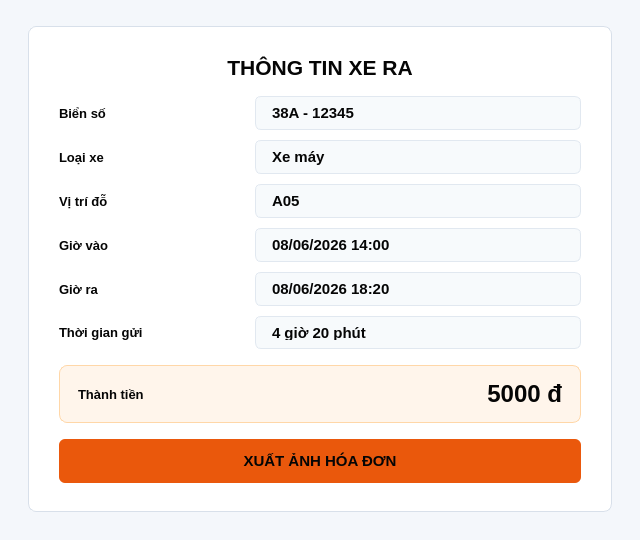
<?xml version="1.0" encoding="UTF-8"?>
<ui version="4.0">
 <class>Dialog</class>
 <widget class="QDialog" name="Dialog">
  <property name="geometry">
   <rect>
    <x>0</x>
    <y>0</y>
    <width>640</width>
    <height>540</height>
   </rect>
  </property>
  <property name="minimumSize">
   <size>
    <width>640</width>
    <height>540</height>
   </size>
  </property>
  <property name="windowTitle">
   <string>Thông tin xe ra</string>
  </property>
  <property name="styleSheet">
   <string notr="true">QDialog {
    background: #F4F7FB;
    color: #050505;
    font-family: Arial;
}
QFrame#card {
    background: #FFFFFF;
    border: 1px solid #D8E0EA;
    border-radius: 8px;
}
QLabel#label {
    color: #050505;
    font-size: 21px;
    font-weight: 700;
}
QLabel#label_1,
QLabel#label_2,
QLabel#label_3,
QLabel#label_4,
QLabel#label_5,
QLabel#label_6 {
    color: #050505;
    font-size: 13px;
    font-weight: 700;
}
QLabel#lbl_bien_so,
QLabel#lbl_loai_xe,
QLabel#lbl_vi_tri_do,
QLabel#lbl_gio_vao,
QLabel#lbl_gio_ra,
QLabel#lbl_thoi_gian_gui {
    color: #050505;
    font-size: 15px;
    font-weight: 600;
    padding: 8px 12px;
    background: #F7FAFC;
    border: 1px solid #E1E8F0;
    border-radius: 6px;
    min-width: 300px;
}
QFrame#totalPanel {
    background: #FFF5EB;
    border: 1px solid #FFD7A8;
    border-radius: 8px;
}
QLabel#label_7 {
    color: #050505;
    font-size: 13px;
    font-weight: 700;
}
QLabel#lbl_thanh_tien {
    color: #050505;
    font-size: 24px;
    font-weight: 800;
}
QPushButton#btn_in_ve {
    min-height: 44px;
    background: #EA580C;
    color: #050505;
    border: none;
    border-radius: 6px;
    font-size: 15px;
    font-weight: 700;
}
QPushButton#btn_in_ve:hover {
    background: #C94A08;
}
QPushButton#btn_in_ve:pressed {
    background: #9A3412;
}</string>
  </property>
  <layout class="QVBoxLayout" name="dialogLayout">
   <property name="leftMargin">
    <number>28</number>
   </property>
   <property name="topMargin">
    <number>26</number>
   </property>
   <property name="rightMargin">
    <number>28</number>
   </property>
   <property name="bottomMargin">
    <number>28</number>
   </property>
   <item>
    <widget class="QFrame" name="card">
     <property name="frameShape">
      <enum>QFrame::StyledPanel</enum>
     </property>
     <layout class="QVBoxLayout" name="cardLayout">
      <property name="leftMargin">
       <number>30</number>
      </property>
      <property name="topMargin">
       <number>28</number>
      </property>
      <property name="rightMargin">
       <number>30</number>
      </property>
      <property name="bottomMargin">
       <number>28</number>
      </property>
      <property name="spacing">
       <number>16</number>
      </property>
      <item>
       <widget class="QLabel" name="label">
        <property name="text">
         <string>THÔNG TIN XE RA</string>
        </property>
        <property name="alignment">
         <set>Qt::AlignCenter</set>
        </property>
       </widget>
      </item>
      <item>
       <layout class="QGridLayout" name="infoLayout">
        <property name="horizontalSpacing">
         <number>18</number>
        </property>
        <property name="verticalSpacing">
         <number>10</number>
        </property>
        <item row="0" column="0">
         <widget class="QLabel" name="label_1">
          <property name="text">
           <string>Biển số</string>
          </property>
         </widget>
        </item>
        <item row="0" column="1">
         <widget class="QLabel" name="lbl_bien_so">
          <property name="text">
           <string>38A - 12345</string>
          </property>
          <property name="wordWrap">
           <bool>true</bool>
          </property>
         </widget>
        </item>
        <item row="1" column="0">
         <widget class="QLabel" name="label_3">
          <property name="text">
           <string>Loại xe</string>
          </property>
         </widget>
        </item>
        <item row="1" column="1">
         <widget class="QLabel" name="lbl_loai_xe">
          <property name="text">
           <string>Xe máy</string>
          </property>
         </widget>
        </item>
        <item row="2" column="0">
         <widget class="QLabel" name="label_2">
          <property name="text">
           <string>Vị trí đỗ</string>
          </property>
         </widget>
        </item>
        <item row="2" column="1">
         <widget class="QLabel" name="lbl_vi_tri_do">
          <property name="text">
           <string>A05</string>
          </property>
         </widget>
        </item>
        <item row="3" column="0">
         <widget class="QLabel" name="label_4">
          <property name="text">
           <string>Giờ vào</string>
          </property>
         </widget>
        </item>
        <item row="3" column="1">
         <widget class="QLabel" name="lbl_gio_vao">
          <property name="text">
           <string>08/06/2026 14:00</string>
          </property>
         </widget>
        </item>
        <item row="4" column="0">
         <widget class="QLabel" name="label_5">
          <property name="text">
           <string>Giờ ra</string>
          </property>
         </widget>
        </item>
        <item row="4" column="1">
         <widget class="QLabel" name="lbl_gio_ra">
          <property name="text">
           <string>08/06/2026 18:20</string>
          </property>
         </widget>
        </item>
        <item row="5" column="0">
         <widget class="QLabel" name="label_6">
          <property name="text">
           <string>Thời gian gửi</string>
          </property>
         </widget>
        </item>
        <item row="5" column="1">
         <widget class="QLabel" name="lbl_thoi_gian_gui">
          <property name="text">
           <string>4 giờ 20 phút</string>
          </property>
         </widget>
        </item>
       </layout>
      </item>
      <item>
       <widget class="QFrame" name="totalPanel">
        <property name="frameShape">
         <enum>QFrame::StyledPanel</enum>
        </property>
        <layout class="QHBoxLayout" name="totalLayout">
         <property name="leftMargin">
          <number>18</number>
         </property>
         <property name="topMargin">
          <number>14</number>
         </property>
         <property name="rightMargin">
          <number>18</number>
         </property>
         <property name="bottomMargin">
          <number>14</number>
         </property>
         <item>
          <widget class="QLabel" name="label_7">
           <property name="text">
            <string>Thành tiền</string>
           </property>
          </widget>
         </item>
         <item>
          <spacer name="horizontalSpacer">
           <property name="orientation">
            <enum>Qt::Horizontal</enum>
           </property>
           <property name="sizeHint" stdset="0">
            <size>
             <width>40</width>
             <height>20</height>
            </size>
           </property>
          </spacer>
         </item>
         <item>
          <widget class="QLabel" name="lbl_thanh_tien">
           <property name="text">
            <string>5000 đ</string>
           </property>
           <property name="alignment">
            <set>Qt::AlignRight|Qt::AlignTrailing|Qt::AlignVCenter</set>
           </property>
          </widget>
         </item>
        </layout>
       </widget>
      </item>
      <item>
       <widget class="QPushButton" name="btn_in_ve">
        <property name="text">
         <string>XUẤT ẢNH HÓA ĐƠN</string>
        </property>
        <property name="cursor">
         <cursorShape>PointingHandCursor</cursorShape>
        </property>
       </widget>
      </item>
     </layout>
    </widget>
   </item>
  </layout>
 </widget>
 <resources/>
 <connections/>
</ui>
